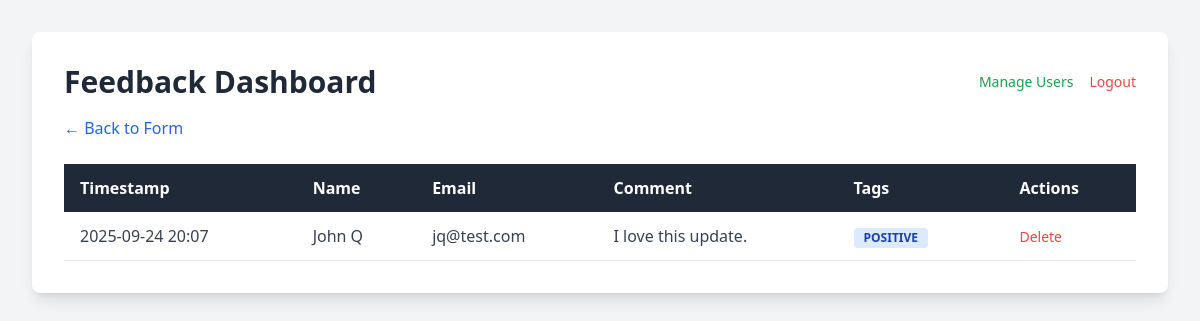
The page /dashboard?order=asc (signed in) on the database its author committed.
### tables this page shows
CREATE TABLE feedback (
    id INTEGER PRIMARY KEY AUTOINCREMENT,
    name TEXT,
    email TEXT,
    comment TEXT NOT NULL,
    timestamp DATETIME NOT NULL,
    tags TEXT
);

### app.py (the view)
@app.route('/dashboard')
def dashboard():
    if not is_logged_in():
        return redirect(url_for('login'))
    sort_order = request.args.get('order', 'desc')
    filter_tag = request.args.get('tag')
    db = get_db()
    query = 'SELECT * FROM feedback'
    params = []
    if filter_tag:
        query += ' WHERE tags LIKE ?'
        params.append(f'%"{filter_tag}"%')
    query += f' ORDER BY timestamp {sort_order.upper()}'
    feedback_rows = db.execute(query, params).fetchall()
    db.close()
    feedback_entries = []
    for row in feedback_rows:
        entry = dict(row)
        entry['tags'] = json.loads(entry['tags'])
        if isinstance(entry['timestamp'], str):
             entry['timestamp'] = datetime.datetime.fromisoformat(entry['timestamp'])
        feedback_entries.append(entry)
    next_order = 'asc' if sort_order == 'desc' else 'desc'
    return render_template('dashboard.html',
                           feedback_entries=feedback_entries,
                           next_sort_order=next_order,
                           current_filter=filter_tag)

### app.py (called while the page is built)
def get_db():
    conn = sqlite3.connect(DATABASE)
    conn.row_factory = sqlite3.Row
    return conn

def is_logged_in():
    return 'username' in session

### templates/dashboard.html (shortened to what this page needs)
<!DOCTYPE html>
<html lang="en">
<head>
    <script src="https://cdn.tailwindcss.com"></script>
</head>
<body class="bg-gray-100 p-8">
    <div class="max-w-6xl mx-auto bg-white p-8 rounded-lg shadow-lg">
        <div class="flex justify-between items-center mb-4">
            <h1 class="text-3xl font-bold text-gray-800">Feedback Dashboard</h1>
            <div class="flex items-center space-x-4">
                 <a href="{{ url_for('manage_users') }}" class="text-sm text-green-600 hover:underline">Manage Users</a>
                 <a href="{{ url_for('logout') }}" class="text-sm text-red-500 hover:underline">Logout</a>
            </div>
        </div>
        <div class="flex justify-between items-center mb-6">
             <a href="/" class="text-blue-600 hover:underline">&larr; Back to Form</a>
        </div>
        <table class="min-w-full bg-white">
            <thead class="bg-gray-800 text-white">
                <tr>
                    <th class="text-left py-3 px-4">
                        <a href="{{ url_for('dashboard', order=next_sort_order, tag=current_filter) }}" class="hover:underline">Timestamp</a>
                    </th>
                    <th class="text-left py-3 px-4">Name</th>
                    <th class="text-left py-3 px-4">Email</th>
                    <th class="text-left py-3 px-4">Comment</th>
                    <th class="text-left py-3 px-4">Tags</th>
                    <th class="text-left py-3 px-4">Actions</th>
                </tr>
            </thead>
            <tbody class="text-gray-700">
                {% for entry in feedback_entries %}
                <tr class="border-b hover:bg-gray-50">
                    <td class="py-3 px-4">{{ entry.timestamp.strftime('%Y-%m-%d %H:%M') }}</td>
                    <td class="py-3 px-4">{{ entry.name }}</td>
                    <td class="py-3 px-4">{{ entry.email }}</td>
                    <td class="py-3 px-4">{{ entry.comment }}</td>
                    <td class="py-3 px-4">
                        {% for tag in entry.tags %}
                            <a href="{{ url_for('dashboard', tag=tag) }}" class="inline-block bg-blue-100 text-blue-800 text-xs font-semibold mr-2 px-2.5 py-0.5 rounded hover:bg-blue-200">
                                {{ tag }}
                            </a>
                        {% endfor %}
                    </td>
                    <td class="py-3 px-4">
                        <a href="{{ url_for('delete_feedback', feedback_id=entry.id) }}"
                           class="text-red-500 hover:underline text-sm"
                           onclick="return confirm('Are you sure you want to delete this item?');">
                           Delete
                        </a>
                    </td>
                </tr>
                {% endfor %}
            </tbody>
        </table>
    </div>
</body>
</html>

### rows shown on the page
feedback: timestamp "2025-09-24 20:07", name "John Q", email "jq@test.com", comment "I love this update.", tags "POSITIVE"
